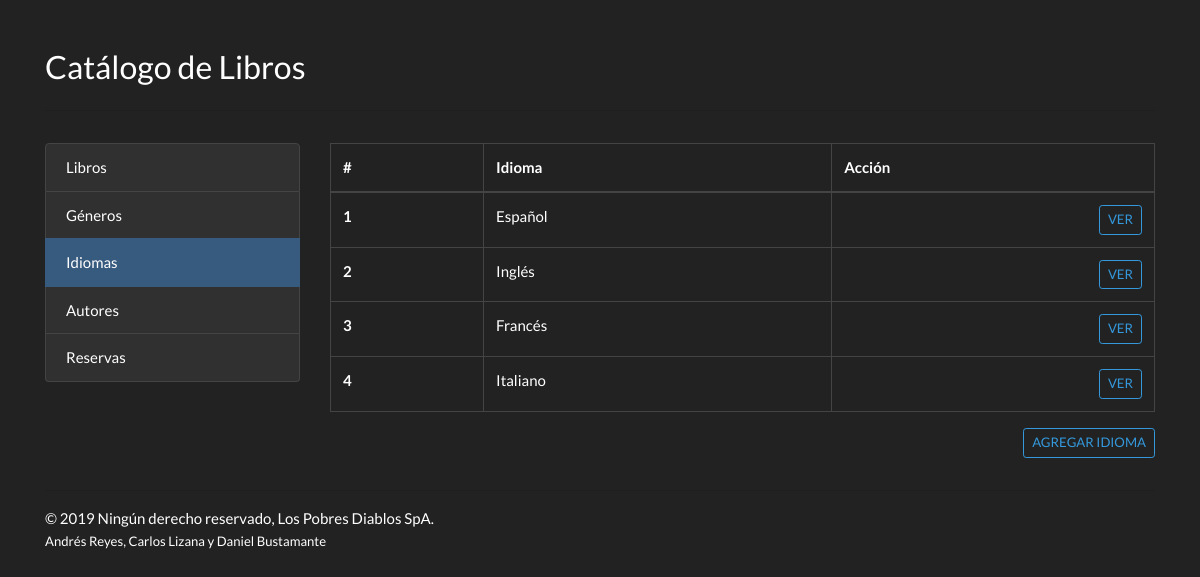
Screenshot of /languages with the database file from the repository.
### catalog/models.py (models this page shows, shortened)
class Language(models.Model):
    name = models.CharField(max_length=100)

### catalog/views.py (the view)
# urls.py: url(r'^languages', LanguageList.as_view(), name='languages_list'),
class LanguageList(ListView):
    queryset = Language.objects.order_by('id')
    template_name = 'languages/languages_list.html'

### catalog/templates/languages/languages_list.html (shortened to what this page needs)
<!doctype html>
<html lang="en">
<head>
    <link rel="stylesheet" href="https://stackpath.bootstrapcdn.com/bootswatch/4.3.1/darkly/bootstrap.min.css"/>
</head>
<body>
<div class="container">
    <div class="row">
        <div class="col pt-5">
            <h3>Catálogo de Libros</h3>
        </div>
    </div>
    <hr class="pb-3"/>
    <div class="row">
        <div class="col-lg-3 order-2 order-lg-1">
            <div class="list-group">
                <a href="/" class="list-group-item list-group-item-action">Libros </a>
                <a href="/genres" class="list-group-item list-group-item-action">Géneros</a>
                <a href="/languages" class="list-group-item list-group-item-action active">Idiomas</a>
                <a href="/authors" class="list-group-item list-group-item-action">Autores</a>
                <a href="/reservations" class="list-group-item list-group-item-action">Reservas</a>
            </div>
        </div>
        <div class="col-lg-9 order-1 order-lg-2">
            <table class="table table-bordered table-hover">
                <thead>
                <tr>
                    <th scope="col">#</th>
                    <th scope="col">Idioma</th>
                    <th scope="col">Acción</th>
                </tr>
                </thead>
                <tbody>
                {% if object_list %}
                    {% for language in object_list %}
                        <tr>
                            <th scope="row">{{ language.id }}</th>
                            <td>{{ language.name }}</td>
                            <td><a href="" class="btn btn-sm btn-outline-info float-right text-uppercase">Ver </a></td>
                        </tr>
                    {% endfor %}
                {% else %}
                    <tr>
                        <td colspan="3">
                            No hay Libros Registrados
                        </td>
                    </tr>
                {% endif %}
                </tbody>
            </table>
            <a href="" class="btn btn-sm btn-outline-info float-right text-uppercase mb-3">Agregar Idioma </a>
        </div>
    </div>
    <hr/>
    &copy; 2019 Ningún derecho reservado, Los Pobres Diablos SpA.<br><small>Andrés Reyes, Carlos Lizana y Daniel
    Bustamante</small>
</div>
</body>
</html>

### rows the page displays
Language: id "1", name "Español"
Language: id "2", name "Inglés"
Language: id "3", name "Francés"
Language: id "4", name "Italiano"
